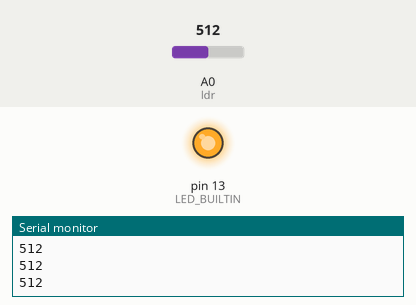
Simulated run of this sketch. Board: Arduino Uno, built with avr-gcc and run on an emulated ATmega328P. Shown: output pins drawn as LEDs (lit = HIGH), the last lines printed to the serial monitor. The inputs (shaded band) are chosen by the test bench; at power-on: A0 (ldr) = 512.

Above: at 1.2 s.
1.3 s: A0 (ldr) set to 880
2.8 s: A0 (ldr) set to 913
At 3.7 s:
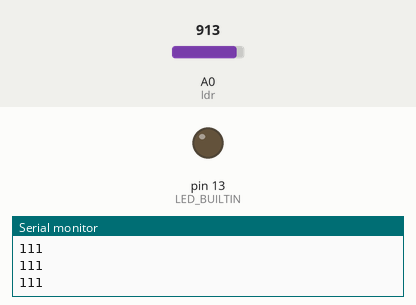
4.3 s: A0 (ldr) set to 716
At 4.7 s:
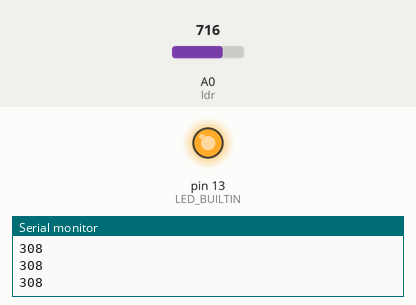
5.8 s: A0 (ldr) set to 900
At 7.2 s:
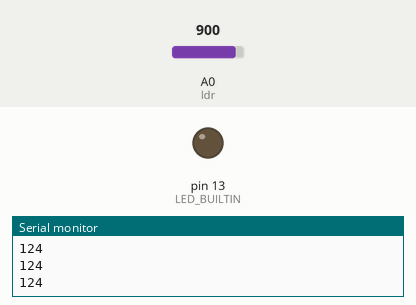
Timing chart, 0 to 8.3 s (numbered marks = the images above; inputs shaded):
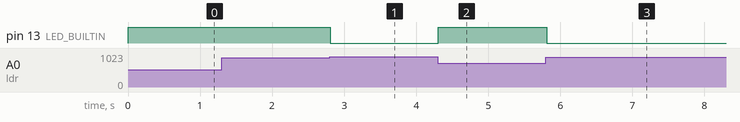

Measured:
- the behaviour switches between 896 and 897 on A0 (ldr) (found by bisection; images 0 and 1)
- after the input at 2.8 s, pin 13 (LED_BUILTIN): HIGH → LOW at once
- after the input at 4.3 s, pin 13 (LED_BUILTIN): LOW → HIGH at once
- after the input at 5.8 s, pin 13 (LED_BUILTIN): HIGH → LOW at once

The sketch:

PWM-LED.ino
```cpp
int brightness = 0;
int ldr = A0;

void setup() {
  Serial.begin(9600);
  pinMode(LED_BUILTIN, OUTPUT);
  pinMode(ldr, INPUT);
}

void loop() {
  brightness = 1024-analogRead(ldr);
  Serial.println(brightness);
  analogWrite(LED_BUILTIN, brightness);

}
```
